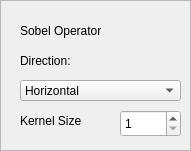
         <widget class="QFrame" name="sobelFrame">
          <property name="enabled">
           <bool>true</bool>
          </property>
          <property name="geometry">
           <rect>
            <x>290</x>
            <y>10</y>
            <width>191</width>
            <height>151</height>
           </rect>
          </property>
          <property name="frameShape">
           <enum>QFrame::StyledPanel</enum>
          </property>
          <property name="frameShadow">
           <enum>QFrame::Raised</enum>
          </property>
          <widget class="QLabel" name="label_16">
           <property name="geometry">
            <rect>
             <x>20</x>
             <y>20</y>
             <width>121</width>
             <height>21</height>
            </rect>
           </property>
           <property name="text">
            <string>Sobel Operator</string>
           </property>
          </widget>
          <widget class="QLabel" name="label_17">
           <property name="geometry">
            <rect>
             <x>20</x>
             <y>50</y>
             <width>111</width>
             <height>21</height>
            </rect>
           </property>
           <property name="text">
            <string>Direction:</string>
           </property>
          </widget>
          <widget class="QLabel" name="label_18">
           <property name="geometry">
            <rect>
             <x>20</x>
             <y>110</y>
             <width>91</width>
             <height>21</height>
            </rect>
           </property>
           <property name="text">
            <string>Kernel Size</string>
           </property>
          </widget>
          <widget class="QSpinBox" name="sobelKernelSizeSB">
           <property name="geometry">
            <rect>
             <x>120</x>
             <y>110</y>
             <width>61</width>
             <height>27</height>
            </rect>
           </property>
           <property name="minimum">
            <number>1</number>
           </property>
           <property name="maximum">
            <number>7</number>
           </property>
           <property name="singleStep">
            <number>2</number>
           </property>
          </widget>
          <widget class="QComboBox" name="sobelDirectionCB">
           <property name="geometry">
            <rect>
             <x>20</x>
             <y>80</y>
             <width>161</width>
             <height>21</height>
            </rect>
           </property>
           <item>
            <property name="text">
             <string>Horizontal</string>
            </property>
           </item>
           <item>
            <property name="text">
             <string>Vertical</string>
            </property>
           </item>
           <item>
            <property name="text">
             <string>Both Dirs.</string>
            </property>
           </item>
          </widget>
         </widget>
